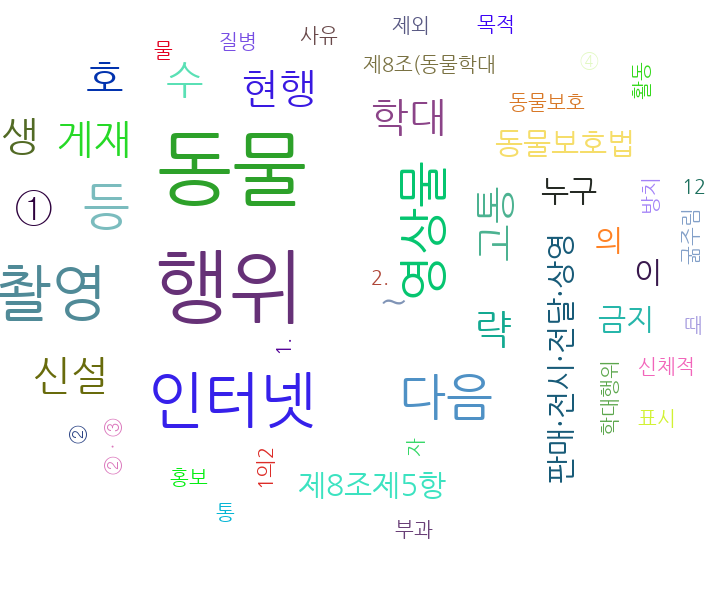

Python code for this plot:

#! /usr/bin/python3.4
# -*- coding: utf-8 -*-

from collections import Counter
import urllib.request, urllib.parse, urllib.error
import random
import webbrowser

from konlpy.tag import Hannanum
from lxml import html
import pytagcloud # requires Korean font support
import sys

if sys.version_info[0] >= 3:
    urlopen = urllib.request.urlopen
else:
    urlopen = urllib.request.urlopen


r = lambda: random.randint(0,255)
color = lambda: (r(), r(), r())

def get_bill_text(billnum):
    url = 'http://pokr.kr/bill/%s/text' % billnum
    response = urlopen(url).read().decode('utf-8')
    page = html.fromstring(response)
    text = page.xpath(".//div[@id='bill-sections']/pre/text()")[0]
    return text

def get_tags(text, ntags=50, multiplier=10):
    h = Hannanum()
    nouns = h.nouns(text)
    count = Counter(nouns)
    return [{ 'color': color(), 'tag': n, 'size': c*multiplier }\
                for n, c in count.most_common(ntags)]

def draw_cloud(tags, filename, fontname='NanumGothic', size=(800, 600)):
    pytagcloud.create_tag_image(tags, filename, fontname=fontname, size=size)
    webbrowser.open(filename)


#bill_num = '1904882'
#bill_num ='1918652'

bill_num = '1918651'

text = get_bill_text(bill_num)
tags = get_tags(text)
print(tags)
draw_cloud(tags, 'wordcloud_'+bill_num+'.png')
